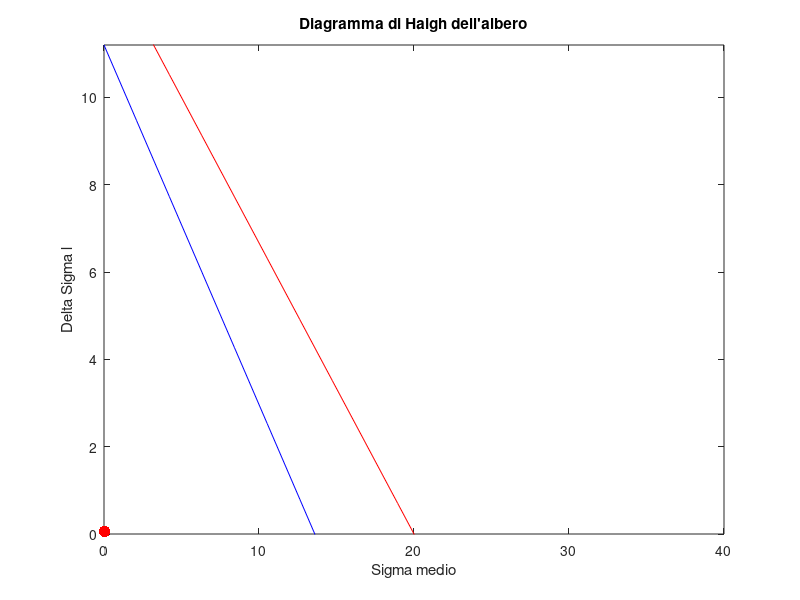

Source code (MATLAB):
function fatica = calcolofatica(~)

n = input ("Inserisci il numero di sezioni che compongono l'albero: ");

valori_sigma = []; %vettore vuoto che comprenderà in seguito tutti i valori delle sigma per ogni sezione

for iteration = 1:n
    mxy = input ("Inserisci il valore di Mxy in Nmm: "); %momento flettente agente su piano xy
    myz = input ("Inserisci il valore di Myz in Nmm: "); %momento flettente agente su piano yz
    mt = input ("Inserisci il valore del momento torcente in Nmm: "); %momento torcente
    d = input ("Inserisci il valore del diametro della sezione in mm: "); %diametro dello spallamento, tenendo conto che la sezione più grande dell'albero non va considerata
    sigma_vm = sqrt((mxy^2)+(myz^2)+(0.75*(mt^2))); %sigma ideale calcolata alla von mises
    sigma_sezione = (32/(pi*d^3))*sigma_vm; %sollecitazione agente su ogni sezione
    valori_sigma = [valori_sigma, sigma_sezione]; %vettore con le sigma per ogni sezione
end

valori_sigma %vettore coi sigma per ogni sezione 

disp("Mediante questo vettore ordinato da sx verso dx dalla prima all'ultima sezione si può vedere la sezione maggiormente sollecitata")

sigma_adm = input ("Inserisci il valore della sigma ammissibile in N/mm^2:"); %valore della sigma ammissibile
sigma_rottura = 4*sigma_adm; %carico di rottura
sigma_sn = 0.68*sigma_rottura; %carico di snervamento
delta_sigma_l = 0.56*sigma_rottura; %resistenza a oscillazione
Mt_sezione_max = input ("Reinserisci il valore del momento torcente in Nmm della sezione a massima sollecitazione: "); %momento torcente della sezione a massima sollecitazione
d_sezione_max = input ("Reinserisci il valore del diametro in mm della sezione a massima sollecitazione: "); %diametro della sezione a massima sollecitazione
mxy_sezione_max = input ("Reinserisci il valore del momento flettente in Nmm della sezione a massima sollecitazione sul piano xy: "); %momento flettente sul piano xy della sezione a massima sollecitazione
myz_sezione_max = input ("Reinserisci il valore del momento flettente in Nmm della sezione a massima sollecitazione sul piano yz: "); %momento flettente sul piano yz della sezione a massima sollecitazione
mfid = sqrt((mxy_sezione_max^2)+(myz_sezione_max^2)); %momento flettente ideale calcolato usando i momenti flettenti sui piani come componenti
delta_sigma = 0.10196*((32/(pi*d^3))*mfid); %ampiezza dell'oscillazione
sigma_m = 0.10196*(sqrt(3) * (16*Mt_sezione_max)/(pi*(d_sezione_max^3))); %tensione media

c1 = input ("Inserisci il valore di C1: "); %valore di c1 da ricavare da grafico
c2 = input ("Inserisci il valore di C2: "); %valore di c2 da ricavare da grafico

r= input ("Inserisci il valore in mm del raggio di raccordo: "); %valore del raggio di raccordo tra le sezioni, fondamentale per evitare gli effetti di intaglio
h = input ("Inserisci il valore in mm dell'altezza dello spallamento: "); %valore dell'altezza dello spallamento o della differenza tra i raggi delle sezioni
j = h/r; %rapporto geometrico tra altezza dello spallamento e raggio di raccordo
k = r/d_sezione_max; % %valore di r/d
w = (h+d_sezione_max)/(d_sezione_max); %valore di D/d
dati_grafico = [k;w] %vettore che restituisce i valori di r/d e D/d da usare per entrare nel grafico al fine di trovare kt
disp ("Questo vettore restituisce i dati, rispettivamente, di r/d e di D/d con cui entrare nel grafico per trovare kt")
kt = input ("Inserisci il valore di kt trovato in tabella: "); %valore di kt trovato dalle tabelle
q = input ("Inserisci il valore di q: "); %valore di q fattore di sensibilità all'intaglio a fatica
kf = 1 + q*(kt-1); %valore del coefficiente di intaglio a fatica
delta_sigma_l_eff = (c1*c2*delta_sigma_l)/kf %valore della delta sigma l efficace
p = [sigma_m,delta_sigma] %valore del punto di lavoro da inserire nel diagramma di Haigh
disp ("Questo è il punto di lavoro che dobbiamo andare a inserire nel diagramma di Haigh")

x = linspace (0,(sigma_rottura+20),20);
y1 = -(delta_sigma_l_eff/sigma_rottura)*x + delta_sigma_l_eff;
y2 = -(delta_sigma_l/sigma_sn)*x + delta_sigma_l;

figure
plot(x,y1,'r-',x,y2,'b-')
ylim([0 delta_sigma_l])
title("Diagramma di Haigh dell'albero")
xlabel("Sigma medio")
ylabel("Delta Sigma l")
hold on
plot(sigma_m,delta_sigma,'r.','MarkerSize',25)

ni = (1/((delta_sigma/delta_sigma_l_eff)+(sigma_m/sigma_rottura)))

if ni > 3
    disp("La verifica a fatica ha esito positivo!")
else
    disp ("La verifica a fatica purtroppo non ha avuto esito positivo, resetta la funzione e cambia alcuni parametri")
end
end
